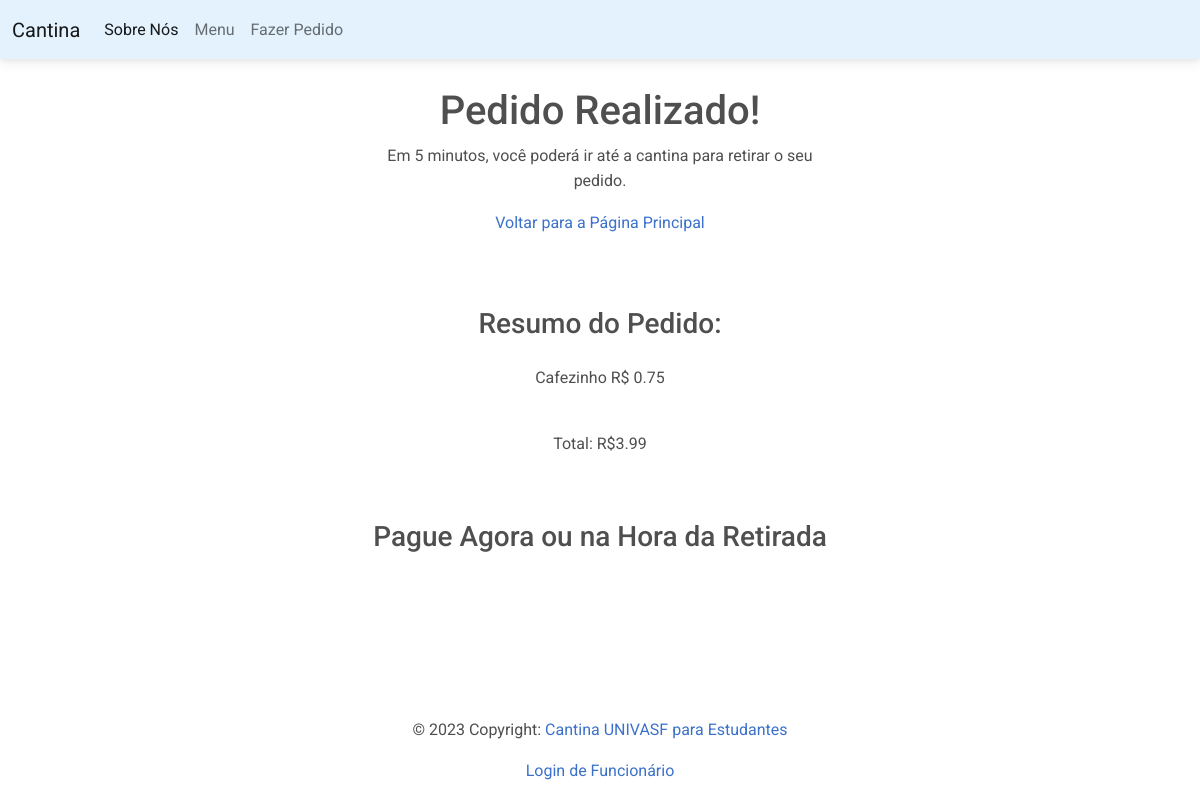
The app's page /confirmar-pedido/1 with its own data.
### cliente/models.py (models this page shows, shortened)
class ItemDeMenu(models.Model):
    nome = models.CharField(max_length=100)
    descricao = models.TextField()
    imagem = models.ImageField(upload_to='imagens_menu/')
    preco = models.DecimalField(max_digits=5, decimal_places=2)
    categoria = models.ManyToManyField('Categoria',related_name='item')
    quantidade = models.PositiveIntegerField(default=1)

class ModeloPedido(models.Model):
    data_criado = models.DateTimeField(auto_now_add=True)
    price = models.DecimalField(max_digits=7,decimal_places=2)
    itens = models.ManyToManyField('ItemDeMenu',related_name='pedido',blank=True)
    nome = models.CharField(max_length=50, blank=True)
    email = models.CharField(max_length=50, blank=True)
    qtd = models.PositiveIntegerField(default=1)
    pago = models.BooleanField(default=False)
    retirado = models.BooleanField(default=False)

### cliente/views.py (the view, shortened to what this page needs)
# urls.py: path('confirmar-pedido/<int:pk>',ConfirmarPedido.as_view(),name='confirmar-pedido'),
class ConfirmarPedido(View):
    def get(self, request, pk, *args, **kwargs):
        pedido = ModeloPedido.objects.get(pk=pk)
        context = {
            'pk': pedido.pk,
            'itens': pedido.itens,
            'preco': pedido.price
        }
        return render(request, 'cliente/confirmar_pedido.html',context)

### cliente/templates/cliente/confirmar_pedido.html (shortened to what this page needs)
{% extends 'cliente/base.html' %}
{% block content %}
<div class="container mb-5">
    <div class="row justify-content-center mt-1">
        <div class="col-md-5 col-sm-12 p-4 text-center">
            <h1>Pedido Realizado!</h1>
            <p>Em 5 minutos, você poderá ir até a cantina para retirar o seu pedido.</p>
            <a href="{% url 'indice' %}">Voltar para a Página Principal</a>
        </div>
    </div>
    <div class="row justify-content-center mt-5">
        <div class="col-md-5 col-sm-12 text-center">
            <h3 class="pb-3">Resumo do Pedido:</h3>
            {% for item in itens.all %}
                <p>{{ item.nome }} <span class="pl-3">R$ {{ item.preco }}</span></p>
            {% endfor %}
            <p class="font-weight-bold pt-4">Total: R${{ preco }}</p>
        </div>
    </div>
    <div class="row justify-content-center pb-2 pt-5">
        <div class="col-md-6 text-center">
            <h3> Pague Agora ou na Hora da Retirada</h3>
            </div>
        </div>
    <div class="row justify-content-center pb-5">
        </div>
</div>
{% endblock content %}

### records on screen
ItemDeMenu: nome "Cafezinho", preco "0.75"
ModeloPedido: price "3.99"
